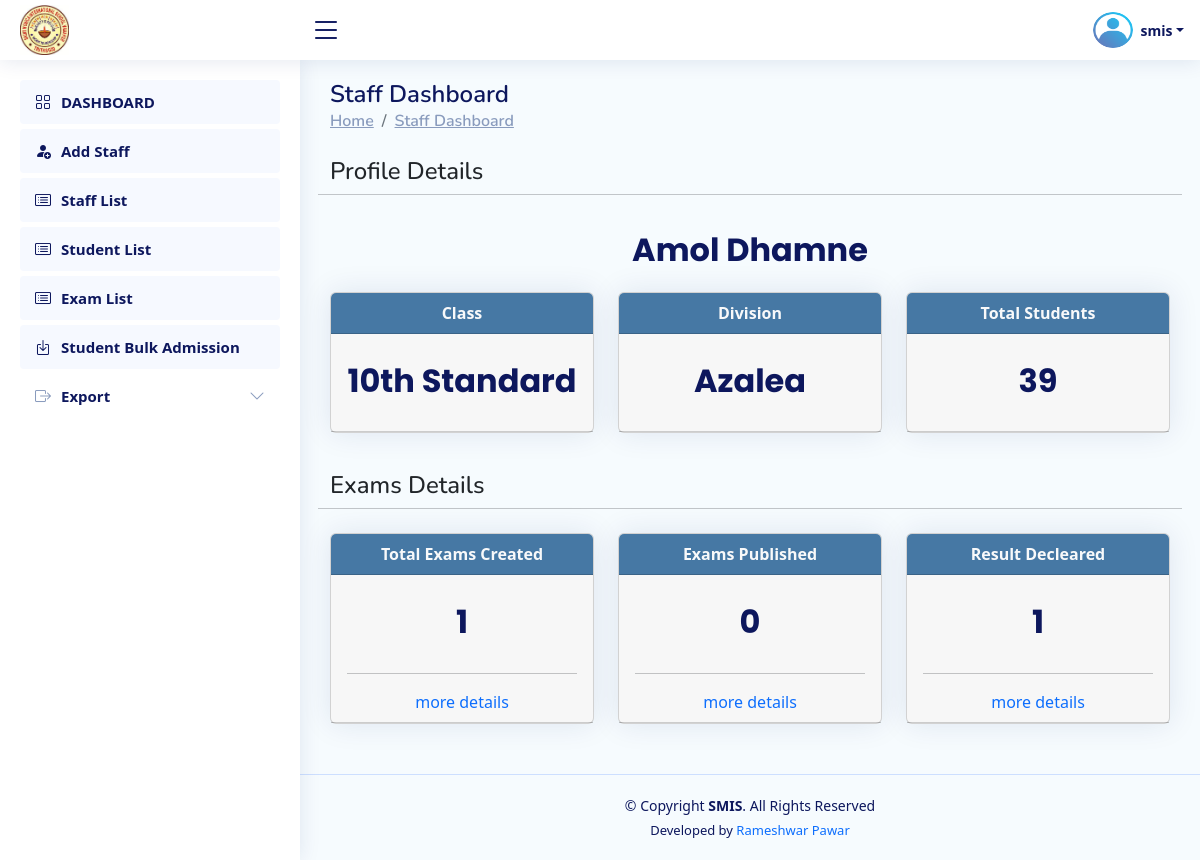
/Institute/institute_staff_dashboard/860 (signed in), run on the app's committed database.
### Institute/models.py (models this page shows, shortened)
class CustomUser(AbstractUser):
    student_prn_no = models.BigIntegerField(null=True,unique=True)
    name = models.CharField(max_length=200,null=True)
    roll_no = models.CharField(max_length=20,null=True)
    class_name = models.CharField(max_length=50,null=True,choices=CLASS)
    division = models.CharField(max_length=10,null=True,choices=DIVISION)
    is_institute=models.BooleanField(default=False)
    is_staff=models.BooleanField(default=False)
    is_student=models.BooleanField(default=False)
    staff_id = models.CharField(max_length=10,null=True)
    designation=models.CharField(max_length=50,null=True,blank=True)
    email=models.EmailField(max_length=254,null=True,blank=True)
    gender=models.CharField(max_length=50,null=True,blank=True,choices=GENDER)

### Institute/views.py (the view)
# urls.py: path("institute_staff_dashboard/<int:id>",views.institute_staff_dashboard,name="institute_staff_dashboard"),
@institute_required
def institute_staff_dashboard(request,id):
    profile=CustomUser.objects.get(id=id)
    total_exams = Exam.objects.filter(staff_id=profile.staff_id).count()
    total_published_exams = Exam.objects.filter(staff_id=profile.staff_id, is_publish=True).count()
    total_result_declared_exams = Exam.objects.filter(staff_id=profile.staff_id, is_result_declared=True).count()
    total_student_in_class=CustomUser.objects.filter(class_name=profile.class_name,division=profile.division,is_student=True).count()
    context={
        'profile':profile,
        'total_exams':total_exams,
        'total_student_in_class':total_student_in_class,
        'total_published_exams':total_published_exams,
        'total_result_declared_exams':total_result_declared_exams
    }
    return render(request,"institute_staff_dashboard.html",context)

### Institute/views.py (called while the page is built)
def is_institute(user):
    return user.is_authenticated and hasattr(user, 'is_institute') and user.is_institute

### Staff/views.py (called while the page is built)
def my_exam_list_object_for_base(request):
    if request.user.is_authenticated:
        exam = Exam.objects.filter(staff_id=request.user.staff_id).order_by('-id')
    else:
        exam={}
    return {'exam_list_data': exam}

### Institute/templates/institute_staff_dashboard.html (shortened to what this page needs)
{% extends 'institute_base.html' %}
{% load crispy_forms_tags %}
{% load static %}
{% block content %}
<main id="main" class="main">
    <div class="pagetitle">
        <h1>Staff Dashboard</h1>
        <nav>
            <ol class="breadcrumb">
                <li class="breadcrumb-item"><a href="#">Home</a></li>
                <li class="breadcrumb-item"><a href="#">Staff Dashboard </a></li>
            </ol>
        </nav>
    </div>
    <section class="section dashboard">
        <div class="row">
            <div class="col-lg-12">
                <div class="row mt-2">
                    <h4>Profile Details</h4>
                    <hr>
                    <center>
                        <h1 class="card-title" style="font-size:32px;"><b>{{profile.name}}</b></h1>
                    </center>
                    <div class="col-md mt-2" data-aos="zoom-in" data-aos-delay="0" data-aos-duration="1000">
                        <div class="card text-center">
                            <div class="card-header alert-dark text-light" style="background:#4678A4;">
                                <b>Class</b>
                            </div>
                            <div class="card-header  py-2" data-aos="fade-down" data-aos-easing="linear" data-aos-delay="800"
                                data-aos-duration="800">
                                <h1 class="card-title" style="font-size:32px;"><b>{{profile.class_name}} Standard</b></h1>
                            </div>
                        </div>
                    </div>
                    <div class="col-md mt-2" data-aos="zoom-in" data-aos-delay="200" data-aos-duration="1000">
                        <div class="card text-center">
                            <div class="card-header alert-dark text-light" style="background:#4678A4;">
                                <b>Division</b>
                            </div>
                            <div class="card-header  py-2" data-aos="fade-down" data-aos-easing="linear" data-aos-delay="800"
                                data-aos-duration="800">
                                <h1 class="card-title" style="font-size:32px;"><b>{{profile.division}}</b></h1>
                            </div>
                        </div>
                    </div>
                    <div class="col-md mt-2" data-aos="zoom-in" data-aos-delay="200" data-aos-duration="1000">
                        <div class="card text-center">
                            <div class="card-header alert-dark text-light" style="background:#4678A4;">
                                <b>Total Students</b>
                            </div>
                            <div class="card-header  py-2" data-aos="fade-down" data-aos-easing="linear" data-aos-delay="1200"
                                data-aos-duration="800">
                                <h1 class="card-title" style="font-size:32px;"><b>{{total_student_in_class}}</b></h1>
                            </div>
                        </div>
                    </div>
                </div>
                <div class="row mt-2">
                    <h4>Exams Details</h4>
                    <hr>
                    <div class="col-md mt-2" data-aos="zoom-in" data-aos-delay="0" data-aos-duration="1000">
                        <div class="card text-center">
                            <div class="card-header alert-dark text-light" style="background:#4678A4;">
                                <b>Total Exams Created</b>
                            </div>
                            <div class="card-header  py-2" data-aos="fade-down" data-aos-easing="linear" data-aos-delay="800"
                                data-aos-duration="800">
                                <h1 class="card-title" style="font-size:32px;"><b>{{total_exams}}</b></h1>
                                <hr>
                                <a href="{% url 'institute_staff_exam_list' profile.id %}" style="text-decoration:none;">more details</a>
                            </div>
                        </div>
                    </div>
                    <div class="col-md mt-2" data-aos="zoom-in" data-aos-delay="0" data-aos-duration="1000">
                        <div class="card text-center">
                            <div class="card-header alert-dark text-light" style="background:#4678A4;">
                                <b>Exams Published</b>
                            </div>
                            <div class="card-header  py-2" data-aos="fade-down" data-aos-easing="linear" data-aos-delay="800"
                                data-aos-duration="800">
                                <h1 class="card-title" style="font-size:32px;"><b>{{total_published_exams}}</b></h1>
                                <hr>
                                <a href="{% url 'institute_staff_exam_list' profile.id %}" style="text-decoration:none;">more details</a>
                            </div>
                        </div>
                    </div>
                    <div class="col-md mt-2" data-aos="zoom-in" data-aos-delay="200" data-aos-duration="1000">
                        <div class="card text-center">
                            <div class="card-header alert-dark text-light" style="background:#4678A4;">
                                <b>Result Decleared</b>
                            </div>
                            <div class="card-header  py-2" data-aos="fade-down" data-aos-easing="linear" data-aos-delay="800"
                                data-aos-duration="800">
                                <h1 class="card-title" style="font-size:32px;"><b>{{total_result_declared_exams}}</b></h1>
                                <hr>
                                <a href="{% url 'institute_staff_exam_list' profile.id %}" style="text-decoration:none;">more details</a>
                            </div>
                        </div>
                    </div>
                </div>
            </div>
        </div>
    </section>
</main>
{% endblock content %}

### Institute/templates/institute_base.html (shortened to what this page needs)
{% load static %}
<!DOCTYPE html>
<html lang="en">
<head>
    <link href="https://unpkg.com/aos@2.3.1/dist/aos.css" rel="stylesheet">
    <link rel="stylesheet" href="https://cdn.jsdelivr.net/npm/bootstrap-icons@1.10.3/font/bootstrap-icons.css">
  <link rel="stylesheet" href="{% static 'css/base_style.css' %}">
<link rel="stylesheet" href="https://cdn.jsdelivr.net/npm/bootstrap@5.2.2/dist/css/bootstrap.min.css">
<link rel="stylesheet" href="https://cdn.datatables.net/1.11.3/css/dataTables.bootstrap5.min.css">
</head>
<body>
<header id="header" class="header fixed-top d-flex align-items-center">
  <div class="d-flex align-items-center justify-content-between">
      <a href="{% url 'index' %}" class="logo d-flex align-items-center">
          <center>
            <img src="{% static 'img/logo.jpg' %}" alt="IMS - Logo">
          </center>
      </a>
      <i class="bi bi-list toggle-sidebar-btn"></i>
  </div>
  <nav class="header-nav ms-auto">
      <ul class="d-flex align-items-center">
          <li class="nav-item dropdown pe-3 text-center  ">
              <a class="nav-link nav-profile d-flex align-items-center pe-0" href="#" data-bs-toggle="dropdown">
                <img src="{% static 'img/profile.png' %}" alt="Profile" class="rounded-circle" style="width:40px; height:40px;">
                <span class="d-none d-md-block dropdown-toggle ps-2"> {{request.user.username}}</span>
              </a>
          </li>
      </ul>
  </nav>
</header>
<aside id="sidebar" class="sidebar">
  <ul class="sidebar-nav" id="sidebar-nav">
    <li class="nav-item">
          <a class="nav-link " href="{% url 'institute_dashboard' %}">
              <i class="bi bi-grid"></i>
              <span>DASHBOARD</span>
          </a>
      </li>
      <li class="nav-item">
        <a class="nav-link " href="{% url 'add_staff' %}">
          <i class="bi bi-person-fill-add"></i>
            <span>Add Staff</span>
        </a>
      </li>
      <li class="nav-item">
        <a class="nav-link " href="{% url 'staff_list' %}">
          <i class="bi bi-card-list"></i>
            <span>Staff List</span>
        </a>
      </li>
      <li class="nav-item">
        <a class="nav-link " href="{% url 'institute_student_list' %}">
          <i class="bi bi-card-list"></i>
            <span>Student List</span>
        </a>
      </li>
      <li class="nav-item">
        <a class="nav-link " href="{% url 'exam_list' %}">
          <i class="bi bi-card-list"></i>
            <span>Exam List</span>
        </a>
      </li>
      <li class="nav-item">
        <a class="nav-link " href="{% url 'student_bulk_registration' %}">
          <i class="bi bi-box-arrow-in-down"></i>
            <span>Student Bulk Admission</span>
        </a>
      </li>
      <li class="nav-item">
        <a class="nav-link collapsed" data-bs-target="#exam-nav" data-bs-toggle="collapse" href="#">
          <i class="bi bi-box-arrow-right"></i><span>Export</span><i class="bi bi-chevron-down ms-auto"></i>
        </a>
      </li>
  </ul>
</aside>
  {% block content %}
  {% endblock content %}
  <footer id="footer" class="footer text-center">
      <div class="copyright">
          &copy; Copyright <strong><span>SMIS</span></strong>. All Rights Reserved
      </div>
      <div class="credits">
          Developed by <a href="https://prameshwar4378.github.io/My_Portfolio/" style="text-decoration:none;">Rameshwar Pawar</a>
      </div>
  </footer>
</body>
</html>

### Institute/templates/institute_base.html (style rules this page uses)
body { background:#F6FBFE; }

### data on the page
CustomUser: user.username "smis"
CustomUser: name "Amol Dhamne", class_name "10th", division "Azalea"

### other printed values
{{ total_student_in_class }} "39"
{{ total_exams }} "1"
{{ total_published_exams }} "0"
{{ total_result_declared_exams }} "1"
